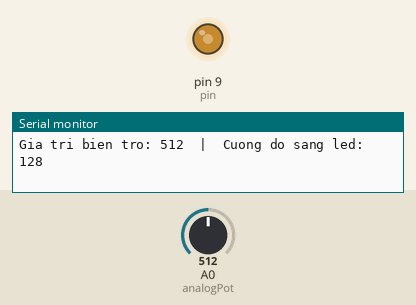
Recording of a sketch running on a simulated Arduino Uno, built with avr-gcc and run on an emulated ATmega328P. Shown: output pins drawn as LEDs (lit = HIGH), the last lines printed to the serial monitor. The inputs (shaded band) are chosen by the test bench; at power-on: A0 (analogPot) = 512.

Above: at 1.2 s.
1.3 s: A0 (analogPot) set to 716
At 1.9 s:
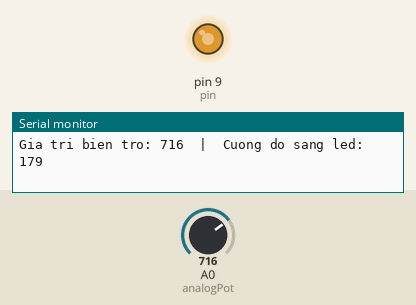
2.9 s: A0 (analogPot) set to 900
At 3.3 s:
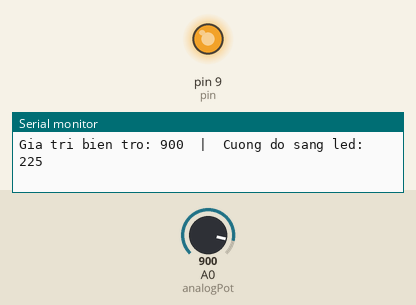
4.5 s: A0 (analogPot) set to 122
At 5.8 s:
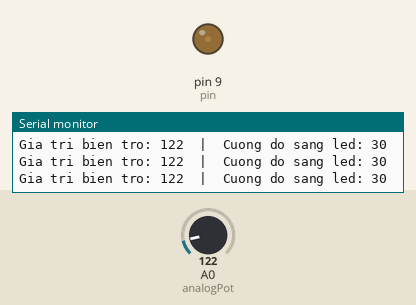
6.1 s: A0 (analogPot) set to 0
At 7.4 s:
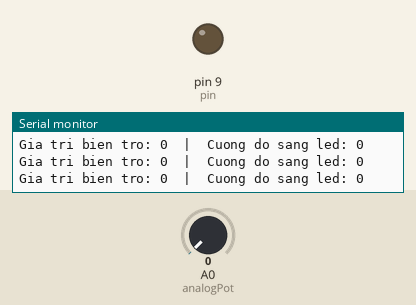
Timing chart, 0 to 8.7 s (numbered marks = the images above; inputs shaded):
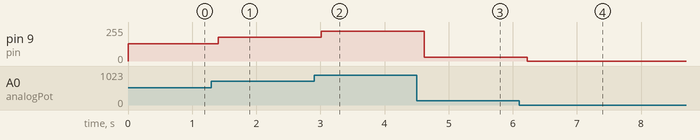

Measured:
- after the input at 1.3 s, pin 9 (pin): 128/255 → 179/255 after 0.11 s
- after the input at 2.9 s, pin 9 (pin): 179/255 → 225/255 after 0.11 s
- after the input at 4.5 s, pin 9 (pin): 225/255 → 30/255 after 0.12 s
- after the input at 6.1 s, pin 9 (pin): 30/255 → 0/255 after 0.12 s

The sketch:

bth2d.ino
```cpp
// C++ code
//
int pin = 9;
int analogPot = A0;

void setup()
{
  pinMode(pin, OUTPUT);
  Serial.begin(9600);
}

void loop()
{
  int sensorValue = analogRead(analogPot);
  int brightness = sensorValue /4 ; //0-1023 ~ 0-255
  analogWrite(pin , brightness);

  Serial.print("Gia tri bien tro: ");
  Serial.print(sensorValue);
  Serial.print("	|	Cuong do sang led: ");
  Serial.print(brightness);
  Serial.println();
  delay(200);
}
```
